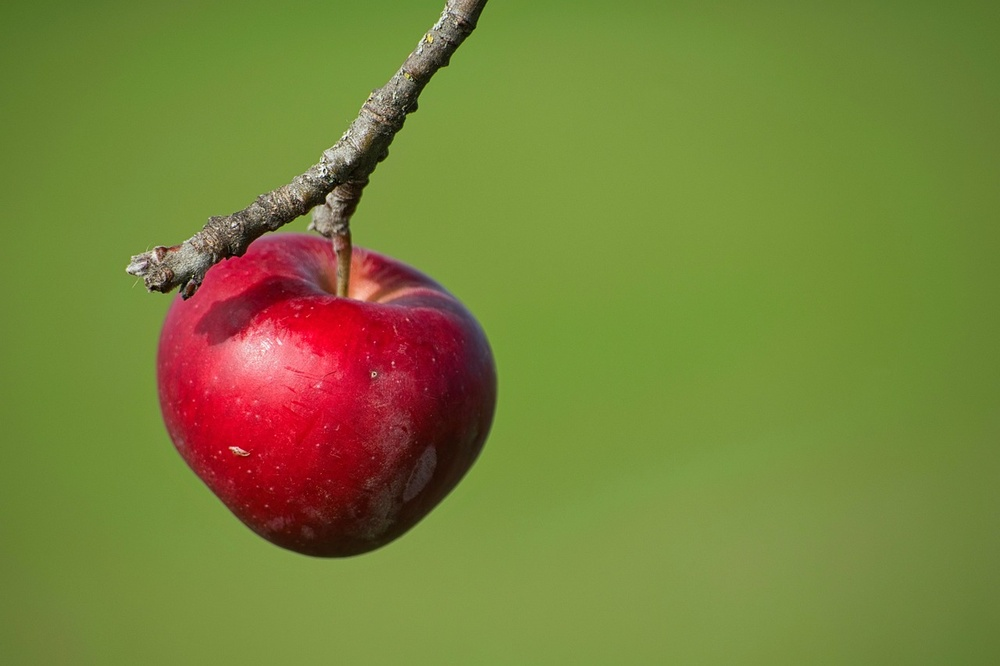
#> input picture images/apple.jpg, 1000 x 666 px, shrunk from 1280 x 853 before the run, given in place of chuva-bolas-3cores.mp4, which was not available
$ jupyter execute VIS101_aula5_segmentacao_por_cor_hsv.ipynb   (text cells are left out)
#> lines starting #> are read from the running program, lines starting #| are printed output that depends on the picture; after the words box and inside, x2 and y2 are one past the last pixel; in counts of white or black regions, pixels touching at a corner belong together; pictures that were not available may be replaced by others from this repository, and a replacement may not be noted
[cell 1]
import os
import urllib.request
import cv2
import numpy as np
import matplotlib.pyplot as plt

plt.rcParams.update({'figure.figsize': (10, 5), 'font.size': 12})

os.makedirs('../videos', exist_ok=True)

url = "https://raw.githubusercontent.com/carlosfab/visao-computacional/main/vis101/segmentacao-por-cor/data/chuva-bolas-3cores.mp4"
destino = "../videos/chuva-bolas-3cores.mp4"

urllib.request.urlretrieve(url, destino)
#> (this line was passed over: the network is not available in this run)
print("Vídeo baixado com sucesso!")

[cell 2]
cap = cv2.VideoCapture('../videos/chuva-bolas-3cores.mp4')
cap.set(cv2.CAP_PROP_POS_FRAMES, 60)
ok, frame = cap.read()
#> frame is the input picture: shape (666, 1000, 3); mean B, G, R 58.5, 129.6, 120.7
cap.release()

plt.imshow(cv2.cvtColor(frame, cv2.COLOR_BGR2RGB))
plt.axis('off')
plt.show()

[cell 3]
hsv = cv2.cvtColor(frame, cv2.COLOR_BGR2HSV)
#> hsv: shape (666, 1000, 3); mean H, S, V 50.7, 154.6, 144

azul = cv2.inRange(hsv, (95, 80, 40), (130, 255, 255))
#> azul: shape (666, 1000); every value is 0
plt.imshow(azul, cmap='gray')
plt.axis('off')
plt.show()

[cell 4]
res = cv2.bitwise_and(frame, frame, mask=azul)
#> res: shape (666, 1000, 3); every value is 0
plt.imshow(cv2.cvtColor(res, cv2.COLOR_BGR2RGB))
plt.axis('off')
plt.show()

[cell 5]
faixas = {
    'amarelo': ((20, 65, 65), (35, 255, 255)),
    'verde':   ((40, 65, 65), (85, 255, 255)),
    'azul':    ((95, 65, 65), (130, 255, 255)),
}

[cell 6]
print(hsv.shape[:])
#| (666, 1000, 3)

[cell 7]
mask = np.zeros(hsv.shape[:2], np.uint8)
for lo, hi in faixas.values():
    mask = cv2.bitwise_or(mask, cv2.inRange(hsv, np.array(lo), np.array(hi)))
#> this loop made 3 passes
#> pass 1, `mask = cv2.bitwise_or(mask, cv2.inRange(hsv, np.array(lo), np.array(hi..`:
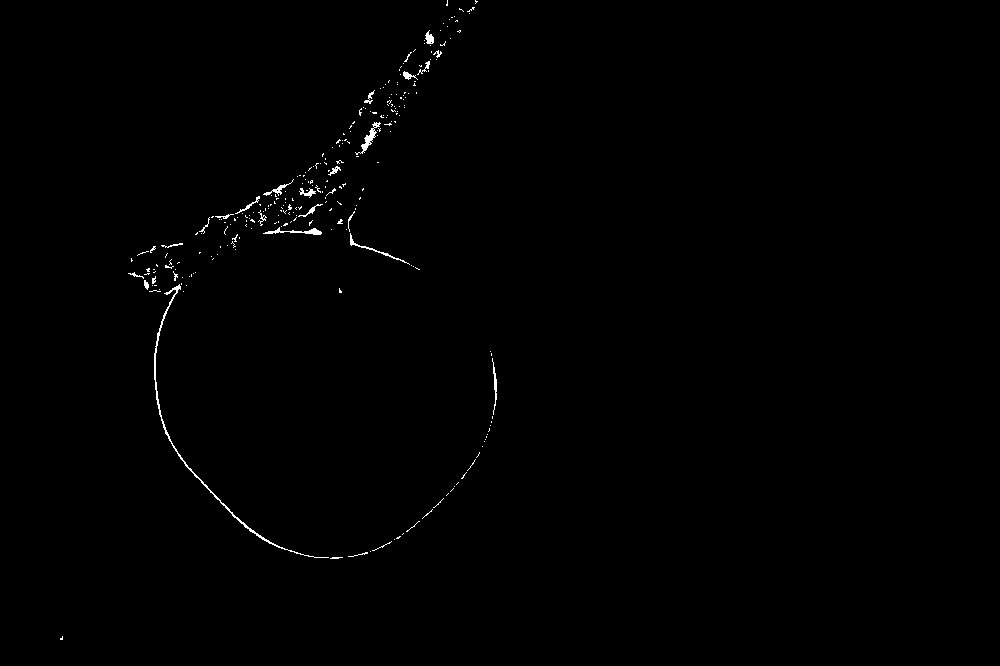
#> mask: shape (666, 1000); 0.47% white in thin lines or dots, all inside (x1, y1, x2, y2) = (60, 0, 497, 640)
#> pass 2, `mask = cv2.bitwise_or(mask, cv2.inRange(hsv, np.array(lo), np.array(hi..`:
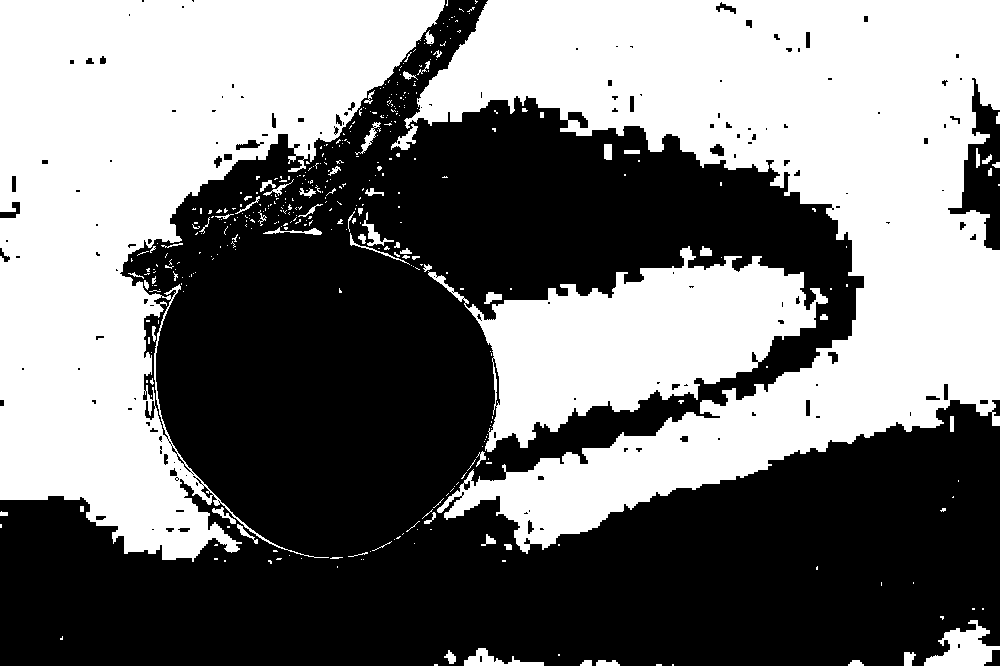
#> mask: shape (666, 1000); 47% white; 412 white regions (344 under 20 px), largest, box (x1, y1, x2, y2) and area: (404, 0, 1000, 554) 144864, (0, 0, 445, 562) 122288, (428, 246, 828, 452) 37533
mask = cv2.morphologyEx(mask, cv2.MORPH_OPEN, np.ones((5, 5), np.uint8))
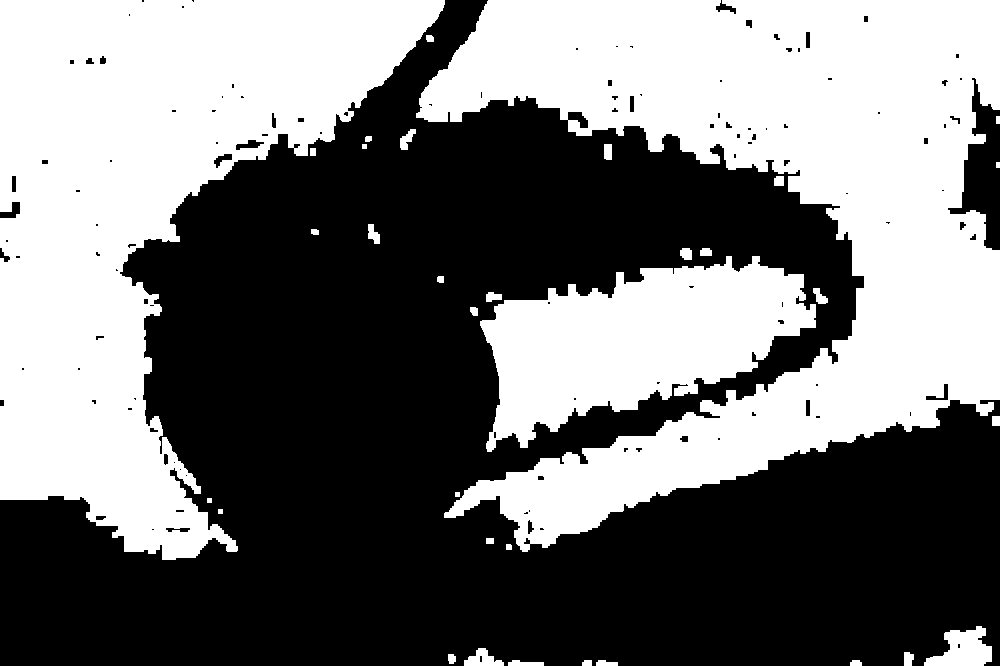
#> mask: shape (666, 1000); 45.8% white; 34 white regions, largest, box (x1, y1, x2, y2) and area: (416, 0, 1000, 552) 143815, (0, 0, 445, 560) 120586, (480, 256, 816, 452) 36501

seg = cv2.bitwise_and(frame, frame, mask=mask)
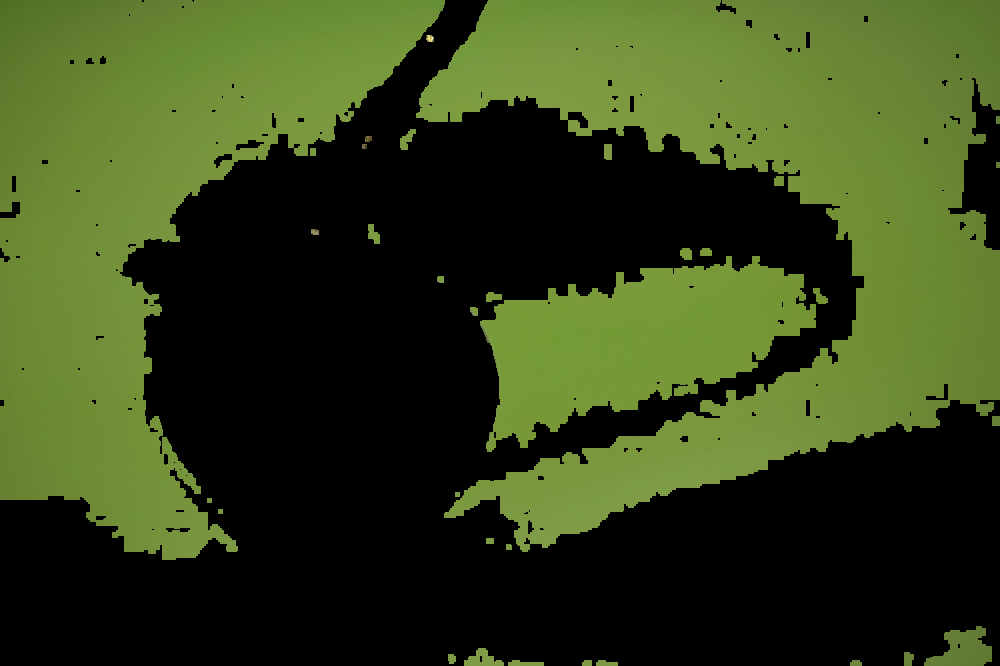
#> seg: shape (666, 1000, 3); mean B, G, R 25.4, 65.3, 51.4
plt.imshow(cv2.cvtColor(seg, cv2.COLOR_BGR2RGB))
plt.axis('off')
plt.show()

[cell 8]
from ipywidgets import interact

[cell 9]
def testar(h_min, h_max, s_min, v_min):
    m = cv2.inRange(hsv, (h_min, s_min, v_min), (h_max, 255, 255))
    plt.imshow(m, cmap='gray')
    plt.axis('off')
    plt.show()

interact(testar, h_min=(0, 179, 1), h_max=(0, 179, 1),
         s_min=(0, 255, 1), v_min=(0, 255, 1));
#> the sliders are set to h_min = 89, h_max = 89, s_min = 127, v_min = 127

[cell 10]
def segmentar(frame):
    hsv = cv2.cvtColor(frame, cv2.COLOR_BGR2HSV)
    m = np.zeros(hsv.shape[:2], np.uint8)
    for lo, hi in faixas.values():
        m = cv2.bitwise_or(m, cv2.inRange(hsv, np.array(lo), np.array(hi)))
    m = cv2.morphologyEx(m, cv2.MORPH_OPEN, np.ones((5, 5), np.uint8))
    return cv2.bitwise_and(frame, frame, mask=m)

[cell 11]
cap = cv2.VideoCapture('../videos/chuva-bolas-3cores.mp4')
quadros = []
for i in [30, 60, 90]:
    cap.set(cv2.CAP_PROP_POS_FRAMES, i)
    ok, f = cap.read()
    quadros.append(f)
#> after the loop, quadros = 3 items
cap.release()

fig, axes = plt.subplots(1, 3, figsize=(15, 4))
for ax, f in zip(axes, quadros):
    ax.imshow(cv2.cvtColor(segmentar(f), cv2.COLOR_BGR2RGB))
    ax.axis('off')
plt.show()
